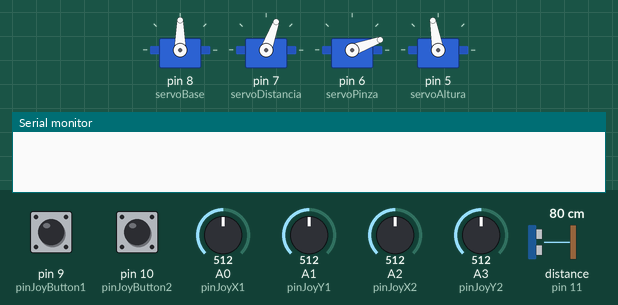
Simulated run of this sketch. Board: Arduino Uno, built with avr-gcc and run on an emulated ATmega328P. On the bench: 4 × servo, the last lines printed to the serial monitor. The test bench sets the inputs (shaded band); at power-on: pin 9 (pinJoyButton1) HIGH, distance to the obstacle (sensor on pin 11) 80 cm, A0 (pinJoyX1) = 512, A1 (pinJoyY1) = 512, pin 10 (pinJoyButton2) HIGH, A2 (pinJoyX2) = 512, A3 (pinJoyY2) = 512. The echo pulse lasts 58.3 µs per cm.

Above: at 1.2 s.
1.3 s: pin 9 (pinJoyButton1) pulled LOW for 0.15 s
At 2.4 s:
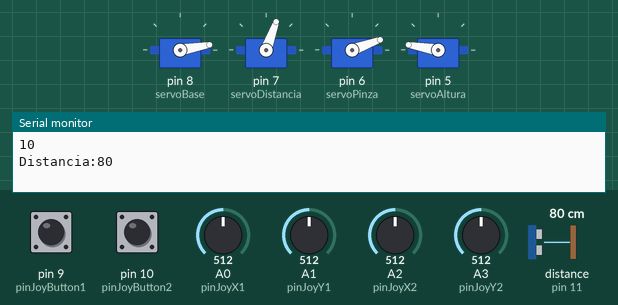
4.4 s: distance to the obstacle (sensor on pin 11) set to 2 cm
At 4.4 s:
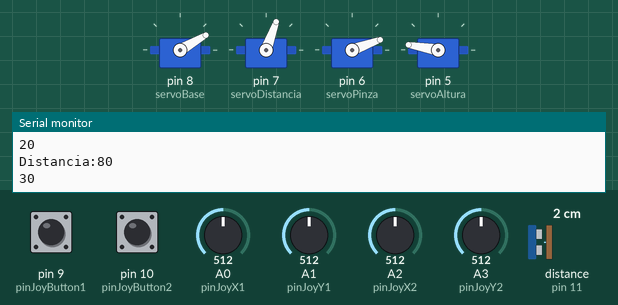
7.4 s: A0 (pinJoyX1) set to 140
10.4 s: A1 (pinJoyY1) set to 812
13.4 s: A1 (pinJoyY1) set to 831
At 14.5 s:
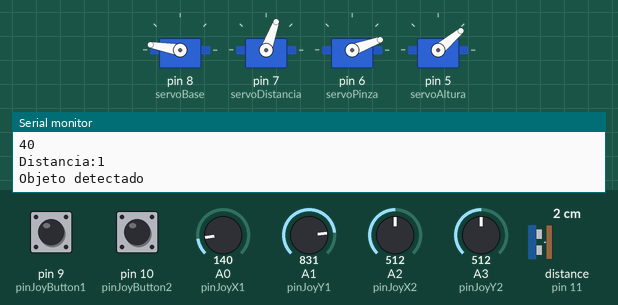
16.4 s: pin 10 (pinJoyButton2) pulled LOW for 3.2 s
At 16.64 s:
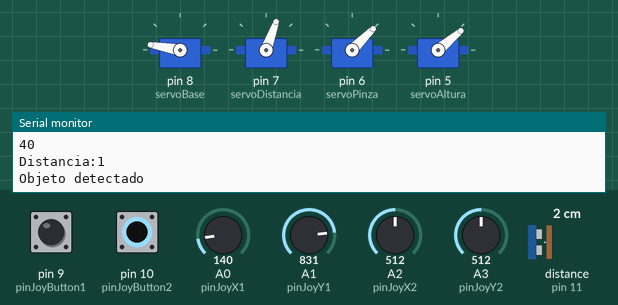
Timing chart, 0 to 21.2 s (numbered marks = the images above; inputs shaded):
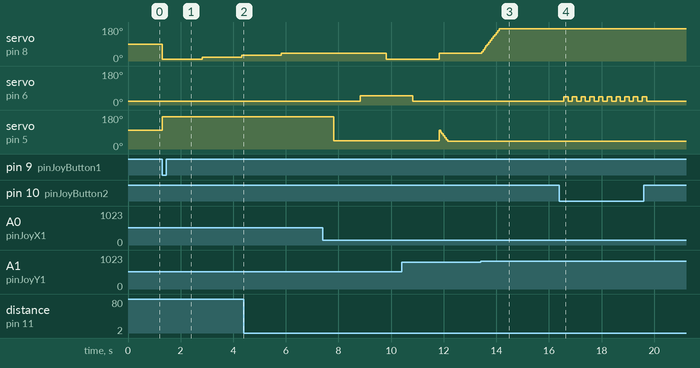

Measured:
- the behaviour switches between 820 and 821 on A1 (pinJoyY1) (found by bisection; images 2 and 3)
- after the input at 1.3 s, servo on pin 8 (servoBase): 90° → 10° at once, → 20° 1.5 s later, → 30° 1.5 s later; servo on pin 5 (servoAltura): 100° → 170° at once
- after the input at 13.4 s, servo on pin 8 (servoBase): moves from 40° to 170° over 0.67 s, starting at once
- after the input at 16.4 s, servo on pin 6 (servoPinza): alternates 45° for 0.17 s and 20° for 0.17 s, 20 changes in all, then stays 20°, starting after 0.16 s

The sketch:

JoystickConServoYControlVelocidadPlusServo.ino
```cpp
#include <Servo.h>

/*
GND - GND
Vcc - 5v
VRx - A0
VRy - A1
SW -  D9
*/

// Definición de los servos
Servo servoBase; // Giro del brazo
Servo servoAltura; // Distancia
Servo servoDistancia; // Pinza
Servo servoPinza; // Altura

// Pines para los joysticks
const int pinJoyX1 = A0;
const int pinJoyY1 = A1;
const int pinJoyX2 = A2;
const int pinJoyY2 = A3;

// Pines para los botones de los joysticks
const int pinJoyButton1 = 9;
const int pinJoyButton2 = 10;
// Pines para el sensor
const int pinEcho = 11;
const int pinTrigger = 12;

bool buttonPressed1 = false;
bool buttonPressed2 = false;   // Almacena si el botón está presionado
bool previousButtonState1 = HIGH;
bool previousButtonState2 = HIGH; // Estado anterior del botón para detectar cambios

// Ángulos iniciales y objetivos para los servos
int angleBase = 90;
int angleAltura = 100;
int angleDistancia = 70;
int anglePinza = 20;
const int safeDistance = 9; // Define que tan cerca debe estar el objeto para que el brazo frene.

// Umbral para considerar el joystick en reposo
const int umbral = 300;
// Paso de incremento en los ángulos para suavizar el movimiento
const int pasos = 10;
// Valor de reposo
const int valorReposo = 520;
// Delay para la lectura(ms)
const int retraso = 5;
// Limites de los ejes
const int limiteMaxBase = 170;  // izquierdo
const int limiteMinBase = 10;   // derecho
const int limiteMaxAltura = 130; // techo
const int limiteMinAltura = 40;  // base
const int limiteMaxDistancia = 150; //Piso
const int limiteMinDistancia = 10;  //Base

void setup() {
  // Configurar los botones de los joysticks como entrada.
  pinMode(pinJoyButton1, INPUT_PULLUP); // Función de busqueda
  pinMode(pinJoyButton2, INPUT_PULLUP); // Pinza

  // Pines del sensor
  pinMode(pinTrigger, OUTPUT);
  pinMode(pinEcho, INPUT);

  // Conectar los servos a los pines correspondientes
  servoBase.attach(8); // Giro
  servoDistancia.attach(7); // Distancia
  servoPinza.attach(6); // Pinza
  servoAltura.attach(5); // Altura

  // Posición inicial de los servos
  servoBase.write(angleBase);
  servoDistancia.write(angleDistancia);
  servoPinza.write(anglePinza);
  servoAltura.write(angleAltura);

  // Iniciar comunicación serial (opcional para monitoreo)
  Serial.begin(9600);
}

void loop() {
  // Leer los valores de los joysticks
  int xValue1 = analogRead(pinJoyX1);
  delay(retraso);
  int yValue1 = analogRead(pinJoyY1);
  delay(retraso);
  int xValue2 = analogRead(pinJoyX2);
  delay(retraso);
  int yValue2 = analogRead(pinJoyY2);
  delay(retraso);
  bool buttonState1 = digitalRead(pinJoyButton1);
  bool buttonState2 = digitalRead(pinJoyButton2);

  // Comprobar si se ha presionado el botón para alternar el ángulo del servo 3
  if (buttonState2 == LOW) {
    delay(110);
    //buttonPressed2 = !buttonPressed2; // Alterna el estado del botón
    if (anglePinza == 45) {
      anglePinza = 20;  // Si el ángulo es 50, cambia a 15. Angulo de apertura
    } else {
      anglePinza = 45;  // Si no, cambia a 50. Angulo de cierre.
    }
  }

  // Función de busqueda
  if (buttonState1 == LOW) {
    //buttonPressed1 = !buttonPressed1;
    scanForObject(servoBase, servoAltura, servoPinza, safeDistance);
  }

  if(abs(yValue1 - valorReposo) > umbral) { //Base
    if(yValue1 > valorReposo && angleBase < limiteMaxBase) {
      angleBase += pasos;
    } else if(yValue1 < valorReposo && angleBase > limiteMinBase) {
      angleBase -= pasos;
    }
  }
  if(abs(xValue1 - valorReposo) > umbral) { //Altura
    if(xValue1 > valorReposo && angleAltura < limiteMaxAltura) {
      angleAltura += pasos;
    } else if(xValue1 < valorReposo && angleAltura > limiteMinAltura) {
      angleAltura -= pasos;
    }
  }
  if(abs(xValue2 - valorReposo) > umbral) { //Distancia
    if(xValue2 < valorReposo && angleDistancia < limiteMaxDistancia) {
      angleDistancia += pasos;
    } else if(xValue2 > valorReposo && angleDistancia > limiteMinDistancia) {
      angleDistancia -= pasos;
    }
  }

  servoBase.write(angleBase);
  servoDistancia.write(angleDistancia);
  servoAltura.write(angleAltura);
  servoPinza.write(anglePinza);
  delay(35);
/*
  //Para ver todos los valores por serial.
  Serial.print("ServoBase: ");
  Serial.print(angleBase);
  Serial.print(" | ServoAltura: ");
  Serial.print(angleAltura);
  Serial.print(" | ServoDistancia: ");
  Serial.print(angleDistancia);
  Serial.print(" | ServoPinza: ");
  Serial.print(anglePinza);
  Serial.print(" | x1: ");
  Serial.print(xValue1);
  Serial.print(" | y1: ");
  Serial.print(yValue1);
  Serial.print(" | B1: ");
  Serial.print(buttonState1);
  Serial.print(" | x2: ");
  Serial.print(xValue2);
  Serial.print(" | y2: ");
  Serial.print(yValue2);
  Serial.print(" | B2: ");
  Serial.println(buttonState2);
*/
}

int measureDistance() {
// Primero, generar un pulso corto de 2-5 microsegundos.
  digitalWrite(pinTrigger, LOW);
  delayMicroseconds(5);
  digitalWrite(pinTrigger, HIGH);
// Después de ajustar un nivel de señal alto, esperamos unos 10 microsegundos. En este punto el sensor enviará señales con una frecuencia de 40 kHz.
  delayMicroseconds(10);
  digitalWrite(pinTrigger, LOW);
// Tiempo de retardo de la señal acústica en el sonar.
  int duration = pulseIn(pinEcho, HIGH);
// Convertir el tiempo a distancia (cm).
  int distance = (duration / 2) / 29.1;
  return distance;
}

void scanForObject(Servo &servoBase, Servo &servoAltura, Servo &servoPinza, int safeDistance) {
  bool noHayObjetoDetectado = true;
  // Setear el brazo en la posición de scaneo
  servoBase.write(10);
  servoAltura.write(170);
  while (noHayObjetoDetectado) {
    /*int distance = measureDistance();
    if (distance < safeDistance) {
      Serial.println("Objeto detectado");
      servoBase.detach();
      delay(500);
      break;
    }*/
    //int distance = measureDistance();
    // Movimiento del brazo en 180 grados
    for (int angle = 10; angle <= 170; angle += 10) {
    // falta ver que cuando termina el for igualmente agarra un objeto por mas que lo detecte, falta una funcion para lo de abajo del for
    // en el primer llamado, detecta distancia 0 y agarra un objeto
      angleBase = angle;
      int distance = measureDistance();
      Serial.println(angle);
      servoBase.write(angleBase);
      delay(1000);

      Serial.print("Distancia:");
      Serial.println(distance);
      delay(500);

      if (distance < safeDistance) {
        Serial.println("Objeto detectado");
        //servoBase.detach();
        delay(500);
        noHayObjetoDetectado = false;
        break;
      }
    }/*
    for (int angle = 170; angle <= 10; angle -= 10) {
      angleBase = angle;
      servoBase.write(angleBase);
      delay(1000);
    }*/
  }
  //servoBase.attach(8); // Volver a mandar señal al servo
  // Mover el brazo a la posición de agarrar el objeto
  servoAltura.write(45); // Ajustar el brazo a la altura del objeto
  delay(1000);
  servoPinza.write(50); // Apretar la pinza del brazo
  delay(1000);
  // Rotar el brazo a la posición de soltar el objeto
  servoBase.write(10); // Girar a la derecha
  delay(1000);
  servoPinza.write(20); // Soltar la pinza del brazo
  delay(1000);
  // Resetear el brazo a la posición de scaneo
  servoBase.write(10);
  servoAltura.write(170);
}

/*
Idea (Ger)
for (int angle = 10; angle <= 170 and noHayObjetoDetectado; angle += 10)
Para que salga del for y del while sin hacer el break.
*/

/*
void stop(Servo &servo) {
    servo.detach(); // Deja de mandar señales y frena el servo en su posición actual.
}
*/
```
